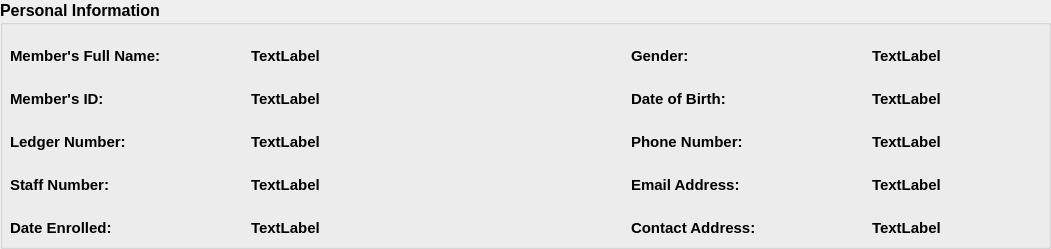
              <widget class="QGroupBox" name="groupBox_8">
               <property name="geometry">
                <rect>
                 <x>10</x>
                 <y>100</y>
                 <width>1051</width>
                 <height>249</height>
                </rect>
               </property>
               <property name="font">
                <font>
                 <pointsize>12</pointsize>
                 <weight>75</weight>
                 <bold>true</bold>
                </font>
               </property>
               <property name="title">
                <string>Personal Information</string>
               </property>
               <widget class="QWidget" name="layoutWidget_3">
                <property name="geometry">
                 <rect>
                  <x>10</x>
                  <y>29</y>
                  <width>931</width>
                  <height>210</height>
                 </rect>
                </property>
                <layout class="QGridLayout" name="gridLayout_24">
                 <property name="topMargin">
                  <number>15</number>
                 </property>
                 <property name="verticalSpacing">
                  <number>20</number>
                 </property>
                 <item row="0" column="0">
                  <layout class="QHBoxLayout" name="horizontalLayout_7">
                   <item>
                    <layout class="QVBoxLayout" name="verticalLayout_6">
                     <property name="spacing">
                      <number>20</number>
                     </property>
                     <item>
                      <layout class="QHBoxLayout" name="horizontalLayout_17">
                       <item>
                        <widget class="QLabel" name="label_74">
                         <property name="font">
                          <font>
                           <pointsize>11</pointsize>
                          </font>
                         </property>
                         <property name="text">
                          <string>Member's Full Name:</string>
                         </property>
                        </widget>
                       </item>
                       <item>
                        <spacer name="horizontalSpacer_26">
                         <property name="orientation">
                          <enum>Qt::Horizontal</enum>
                         </property>
                         <property name="sizeHint" stdset="0">
                          <size>
                           <width>28</width>
                           <height>20</height>
                          </size>
                         </property>
                        </spacer>
                       </item>
                       <item>
                        <widget class="QLabel" name="profFullNameLbl">
                         <property name="font">
                          <font>
                           <pointsize>11</pointsize>
                          </font>
                         </property>
                         <property name="text">
                          <string>TextLabel</string>
                         </property>
                        </widget>
                       </item>
                      </layout>
                     </item>
                     <item>
                      <layout class="QHBoxLayout" name="horizontalLayout_18">
                       <item>
                        <widget class="QLabel" name="label_76">
                         <property name="font">
                          <font>
                           <pointsize>11</pointsize>
                          </font>
                         </property>
                         <property name="text">
                          <string>Member's ID:</string>
                         </property>
                        </widget>
                       </item>
                       <item>
                        <spacer name="horizontalSpacer_27">
                         <property name="orientation">
                          <enum>Qt::Horizontal</enum>
                         </property>
                         <property name="sizeHint" stdset="0">
                          <size>
                           <width>28</width>
                           <height>20</height>
                          </size>
                         </property>
                        </spacer>
                       </item>
                       <item>
                        <widget class="QLabel" name="profMemberIDLbl">
                         <property name="font">
                          <font>
                           <pointsize>11</pointsize>
                          </font>
                         </property>
                         <property name="text">
                          <string>TextLabel</string>
                         </property>
                        </widget>
                       </item>
                      </layout>
                     </item>
                     <item>
                      <layout class="QHBoxLayout" name="horizontalLayout_19">
                       <item>
                        <widget class="QLabel" name="label_78">
                         <property name="font">
                          <font>
                           <pointsize>11</pointsize>
                          </font>
                         </property>
                         <property name="text">
                          <string>Ledger Number:</string>
                         </property>
                        </widget>
                       </item>
                       <item>
                        <spacer name="horizontalSpacer_28">
                         <property name="orientation">
                          <enum>Qt::Horizontal</enum>
                         </property>
                         <property name="sizeHint" stdset="0">
                          <size>
                           <width>28</width>
                           <height>20</height>
                          </size>
                         </property>
                        </spacer>
                       </item>
                       <item>
                        <widget class="QLabel" name="profLedgerNoLbl">
                         <property name="font">
                          <font>
                           <pointsize>11</pointsize>
                          </font>
                         </property>
                         <property name="text">
                          <string>TextLabel</string>
                         </property>
                        </widget>
                       </item>
                      </layout>
                     </item>
                     <item>
                      <layout class="QHBoxLayout" name="horizontalLayout_20">
                       <item>
                        <widget class="QLabel" name="label_80">
                         <property name="font">
                          <font>
                           <pointsize>11</pointsize>
                          </font>
                         </property>
                         <property name="text">
                          <string>Staff Number:</string>
                         </property>
                        </widget>
                       </item>
                       <item>
                        <spacer name="horizontalSpacer_29">
                         <property name="orientation">
                          <enum>Qt::Horizontal</enum>
                         </property>
                         <property name="sizeHint" stdset="0">
                          <size>
                           <width>28</width>
                           <height>20</height>
                          </size>
                         </property>
                        </spacer>
                       </item>
                       <item>
                        <widget class="QLabel" name="profStaffNoLbl">
                         <property name="font">
                          <font>
                           <pointsize>11</pointsize>
                          </font>
                         </property>
                         <property name="text">
                          <string>TextLabel</string>
                         </property>
                        </widget>
                       </item>
                      </layout>
                     </item>
                     <item>
                      <layout class="QHBoxLayout" name="horizontalLayout_21">
                       <item>
                        <widget class="QLabel" name="label_82">
                         <property name="font">
                          <font>
                           <pointsize>11</pointsize>
                          </font>
                         </property>
                         <property name="text">
                          <string>Date Enrolled:</string>
                         </property>
                        </widget>
                       </item>
                       <item>
                        <spacer name="horizontalSpacer_30">
                         <property name="orientation">
                          <enum>Qt::Horizontal</enum>
                         </property>
                         <property name="sizeHint" stdset="0">
                          <size>
                           <width>28</width>
                           <height>20</height>
                          </size>
                         </property>
                        </spacer>
                       </item>
                       <item>
                        <widget class="QLabel" name="profDateEnrolledLbl">
                         <property name="font">
                          <font>
                           <pointsize>11</pointsize>
                          </font>
                         </property>
                         <property name="text">
                          <string>TextLabel</string>
                         </property>
                        </widget>
                       </item>
                      </layout>
                     </item>
                    </layout>
                   </item>
                   <item>
                    <spacer name="horizontalSpacer_8">
                     <property name="orientation">
                      <enum>Qt::Horizontal</enum>
                     </property>
                     <property name="sizeHint" stdset="0">
                      <size>
                       <width>168</width>
                       <height>20</height>
                      </size>
                     </property>
                    </spacer>
                   </item>
                   <item>
                    <layout class="QVBoxLayout" name="verticalLayout_7">
                     <property name="spacing">
                      <number>20</number>
                     </property>
                     <item>
                      <layout class="QHBoxLayout" name="horizontalLayout_22">
                       <item>
                        <widget class="QLabel" name="label_84">
                         <property name="font">
                          <font>
                           <pointsize>11</pointsize>
                          </font>
                         </property>
                         <property name="text">
                          <string>Gender:</string>
                         </property>
                        </widget>
                       </item>
                       <item>
                        <spacer name="horizontalSpacer_31">
                         <property name="orientation">
                          <enum>Qt::Horizontal</enum>
                         </property>
                         <property name="sizeHint" stdset="0">
                          <size>
                           <width>28</width>
                           <height>20</height>
                          </size>
                         </property>
                        </spacer>
                       </item>
                       <item>
                        <widget class="QLabel" name="profGenderLbl">
                         <property name="font">
                          <font>
                           <pointsize>11</pointsize>
                          </font>
                         </property>
                         <property name="text">
                          <string>TextLabel</string>
                         </property>
                        </widget>
                       </item>
                      </layout>
                     </item>
                     <item>
                      <layout class="QHBoxLayout" name="horizontalLayout_23">
                       <item>
                        <widget class="QLabel" name="label_86">
                         <property name="font">
                          <font>
                           <pointsize>11</pointsize>
                          </font>
                         </property>
                         <property name="text">
                          <string>Date of Birth:</string>
                         </property>
                        </widget>
                       </item>
                       <item>
                        <spacer name="horizontalSpacer_32">
                         <property name="orientation">
                          <enum>Qt::Horizontal</enum>
                         </property>
                         <property name="sizeHint" stdset="0">
                          <size>
                           <width>28</width>
                           <height>20</height>
                          </size>
                         </property>
                        </spacer>
                       </item>
                       <item>
                        <widget class="QLabel" name="profDobLbl">
                         <property name="font">
                          <font>
                           <pointsize>11</pointsize>
                          </font>
                         </property>
                         <property name="text">
                          <string>TextLabel</string>
                         </property>
                        </widget>
                       </item>
                      </layout>
                     </item>
                     <item>
                      <layout class="QHBoxLayout" name="horizontalLayout_24">
                       <item>
                        <widget class="QLabel" name="label_88">
                         <property name="font">
                          <font>
                           <pointsize>11</pointsize>
                          </font>
                         </property>
                         <property name="text">
                          <string>Phone Number:</string>
                         </property>
                        </widget>
                       </item>
                       <item>
                        <spacer name="horizontalSpacer_33">
                         <property name="orientation">
                          <enum>Qt::Horizontal</enum>
                         </property>
                         <property name="sizeHint" stdset="0">
                          <size>
                           <width>28</width>
                           <height>20</height>
                          </size>
                         </property>
                        </spacer>
                       </item>
                       <item>
                        <widget class="QLabel" name="profPhoneNoLbl">
                         <property name="font">
                          <font>
                           <pointsize>11</pointsize>
                          </font>
                         </property>
                         <property name="text">
                          <string>TextLabel</string>
                         </property>
                        </widget>
                       </item>
                      </layout>
                     </item>
                     <item>
                      <layout class="QHBoxLayout" name="horizontalLayout_25">
                       <item>
                        <widget class="QLabel" name="label_90">
                         <property name="font">
                          <font>
                           <pointsize>11</pointsize>
                          </font>
                         </property>
                         <property name="text">
                          <string>Email Address:</string>
                         </property>
                        </widget>
                       </item>
                       <item>
                        <spacer name="horizontalSpacer_34">
                         <property name="orientation">
                          <enum>Qt::Horizontal</enum>
                         </property>
                         <property name="sizeHint" stdset="0">
                          <size>
                           <width>28</width>
                           <height>20</height>
                          </size>
                         </property>
                        </spacer>
                       </item>
                       <item>
                        <widget class="QLabel" name="profEmailLbl">
                         <property name="font">
                          <font>
                           <pointsize>11</pointsize>
                          </font>
                         </property>
                         <property name="text">
                          <string>TextLabel</string>
                         </property>
                        </widget>
                       </item>
                      </layout>
                     </item>
                     <item>
                      <layout class="QHBoxLayout" name="horizontalLayout_26">
                       <item>
                        <widget class="QLabel" name="label_92">
                         <property name="font">
                          <font>
                           <pointsize>11</pointsize>
                          </font>
                         </property>
                         <property name="text">
                          <string>Contact Address:</string>
                         </property>
                        </widget>
                       </item>
                       <item>
                        <spacer name="horizontalSpacer_35">
                         <property name="orientation">
                          <enum>Qt::Horizontal</enum>
                         </property>
                         <property name="sizeHint" stdset="0">
                          <size>
                           <width>28</width>
                           <height>20</height>
                          </size>
                         </property>
                        </spacer>
                       </item>
                       <item>
                        <widget class="QLabel" name="profContactLbl">
                         <property name="font">
                          <font>
                           <pointsize>11</pointsize>
                          </font>
                         </property>
                         <property name="text">
                          <string>TextLabel</string>
                         </property>
                        </widget>
                       </item>
                      </layout>
                     </item>
                    </layout>
                   </item>
                  </layout>
                 </item>
                </layout>
               </widget>
              </widget>
